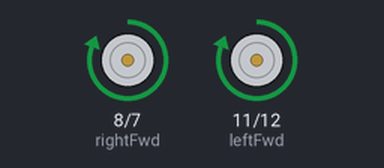
Bench run of a sketch on a simulated Arduino Uno, built with avr-gcc and run on an emulated ATmega328P. On the bench: motor-driver pin pairs drawn as motors (green arrow = first pin HIGH = forward, orange = second pin HIGH = backward, longer = more drive, scaled by the enable pin).

Above: at 2.5 s.
At 5.5 s:
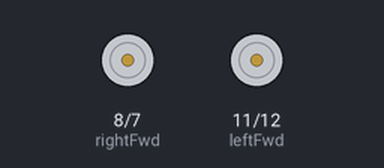
At 7.0 s:
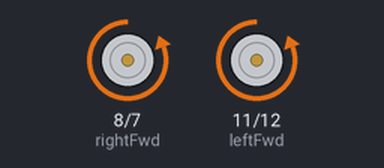
Timing chart, 0 to 10.4 s (numbered marks = the images above):
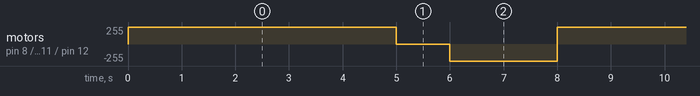

The sketch:

Story_3.ino
```cpp
// Motor control pins
int leftRev = 12;
int leftFwd = 11;
int leftEnable = 10;

int rightEnable = 9;
int rightFwd = 8;
int rightRev = 7;

void setup() {
  pinMode(leftRev, OUTPUT);
  pinMode(leftFwd, OUTPUT);
  pinMode(leftEnable, OUTPUT);

  pinMode(rightEnable, OUTPUT);
  pinMode(rightFwd, OUTPUT);
  pinMode(rightRev, OUTPUT);
}

void loop() {
  // --- 1. FORWARD (5 Seconds) ---
  digitalWrite(leftEnable, HIGH);
  digitalWrite(leftFwd, HIGH);
  digitalWrite(leftRev, LOW);

  digitalWrite(rightEnable, HIGH);
  digitalWrite(rightFwd, HIGH);
  digitalWrite(rightRev, LOW);

  delay(5000);

  // --- 2. STOP (1 Second) ---
  digitalWrite(leftEnable, LOW);
  digitalWrite(rightEnable, LOW);

  digitalWrite(leftFwd, LOW);
  digitalWrite(leftRev, LOW);
  digitalWrite(rightFwd, LOW);
  digitalWrite(rightRev, LOW);

  delay(1000);

  // --- 3. REVERSE (2 Seconds) ---
  digitalWrite(leftEnable, HIGH);
  digitalWrite(leftFwd, LOW);
  digitalWrite(leftRev, HIGH);

  digitalWrite(rightEnable, HIGH);
  digitalWrite(rightFwd, LOW);
  digitalWrite(rightRev, HIGH);

  delay(2000);
}
```

Measured:
- by itself, motor on pin 8 (rightFwd) / pin 7 (rightRev), motor on pin 11 (leftFwd) / pin 12 (leftRev): repeats every 8.0 s: stopped 1.0 s, backward 255/255 2.0 s, forward 255/255 5.0 s
